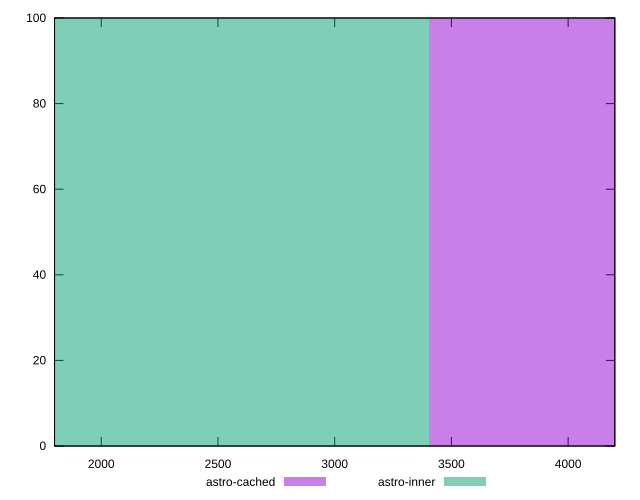

The script that saved this image:
reset

$astroCached <<EOF
4535.940620705046 100
EOF

$astroInner <<EOF
2267.970310352523 100
EOF

set key outside below
set boxwidth 2267.970310352523
set xrange [1800:4200]
set yrange [0:100]
set trange [0:100]
set style fill transparent solid 0.5 noborder
set terminal svg size 640, 500 enhanced background rgb 'white'
set output "reports/report_00033_2021-03-01T14-23-16.841Z/unused-javascript/comparison/histogram/1_vs_2.svg"

plot $astroCached title "astro-cached" with boxes, \
     $astroInner title "astro-inner" with boxes

reset
